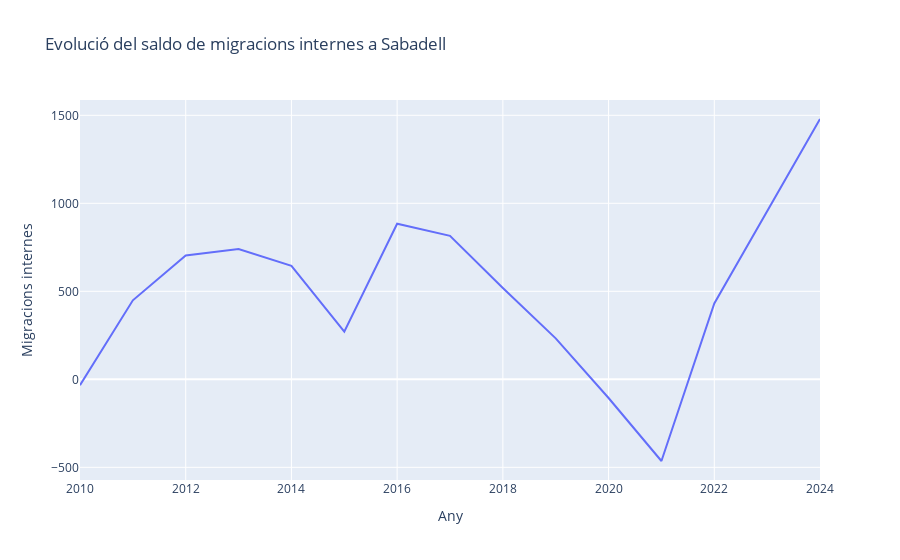
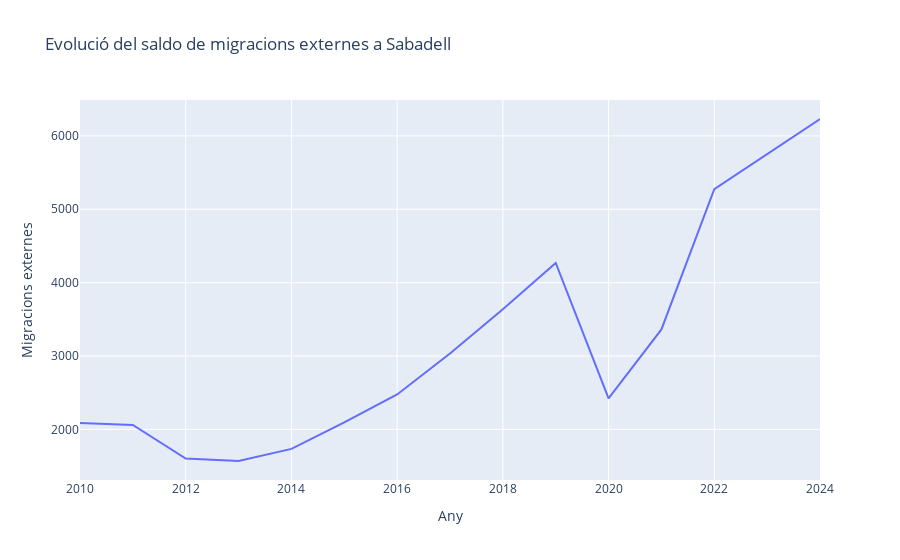

Source (notebook cell) for these figures, in order:
### Code cell
fig = px.line(df2, 
              y='Migracions internes',
              title=f'Evolució del saldo de migracions internes a {ciutat}'
             )
fig2 = px.line(df2,
               y='Migracions externes',
               title=f'Evolució del saldo de migracions externes a {ciutat}'
              )
fig.show()
fig2.show()

### Figure 1 — Plotly figure (JSON) as saved in the notebook; plotly's stock layout.template omitted (floating-point values rounded to 4 significant figures)
{"data": [{"hovertemplate": "Any=%{x}<br>Migracions internes=%{y}<extra></extra>", "legendgroup": "", "line": {"color": "#636efa", "dash": "solid"}, "marker": {"symbol": "circle"}, "mode": "lines", "name": "", "orientation": "v", "showlegend": false, "type": "scatter", "x": [2010, 2011, 2012, 2013, 2014, 2015, 2016, 2017, 2018, 2019, 2020, 2021, 2022, 2023, 2024], "xaxis": "x", "y": [-33.0, 449.0, 704.0, 740.0, 645.0, 271.0, 884.0, 815.0, 519.0, 233.0, -106.0, -464.0, 431.0, 955.0, 1479.0], "yaxis": "y"}], "layout": {"legend": {"tracegroupgap": 0}, "title": {"text": "Evolució del saldo de migracions internes a Sabadell"}, "xaxis": {"anchor": "y", "domain": [0, 1], "title": {"text": "Any"}}, "yaxis": {"anchor": "x", "domain": [0, 1], "title": {"text": "Migracions internes"}}}}

### Figure 2 — Plotly figure (JSON) as saved in the notebook; plotly's stock layout.template omitted (floating-point values rounded to 4 significant figures)
{"data": [{"hovertemplate": "Any=%{x}<br>Migracions externes=%{y}<extra></extra>", "legendgroup": "", "line": {"color": "#636efa", "dash": "solid"}, "marker": {"symbol": "circle"}, "mode": "lines", "name": "", "orientation": "v", "showlegend": false, "type": "scatter", "x": [2010, 2011, 2012, 2013, 2014, 2015, 2016, 2017, 2018, 2019, 2020, 2021, 2022, 2023, 2024], "xaxis": "x", "y": [2086.0, 2060.0, 1602.0, 1569.0, 1734.0, 2094.0, 2476.0, 3034.0, 3638.0, 4269.0, 2423.0, 3362.0, 5274.0, 5752.0, 6230.0], "yaxis": "y"}], "layout": {"legend": {"tracegroupgap": 0}, "title": {"text": "Evolució del saldo de migracions externes a Sabadell"}, "xaxis": {"anchor": "y", "domain": [0, 1], "title": {"text": "Any"}}, "yaxis": {"anchor": "x", "domain": [0, 1], "title": {"text": "Migracions externes"}}}}
